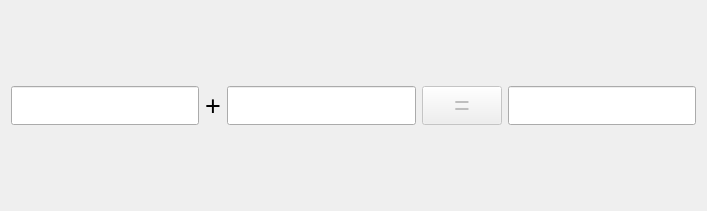
<?xml version="1.0" encoding="UTF-8"?>
<ui version="4.0">
 <class>CalculatorDialog</class>
 <widget class="QDialog" name="CalculatorDialog">
  <property name="geometry">
   <rect>
    <x>0</x>
    <y>0</y>
    <width>707</width>
    <height>211</height>
   </rect>
  </property>
  <property name="font">
   <font>
    <pointsize>20</pointsize>
   </font>
  </property>
  <property name="windowTitle">
   <string>计算器</string>
  </property>
  <layout class="QHBoxLayout" name="horizontalLayout">
   <item>
    <widget class="QLineEdit" name="m_editX">
     <property name="alignment">
      <set>Qt::AlignRight|Qt::AlignTrailing|Qt::AlignVCenter</set>
     </property>
    </widget>
   </item>
   <item>
    <widget class="QLabel" name="m_label">
     <property name="text">
      <string>+</string>
     </property>
    </widget>
   </item>
   <item>
    <widget class="QLineEdit" name="m_editY">
     <property name="alignment">
      <set>Qt::AlignRight|Qt::AlignTrailing|Qt::AlignVCenter</set>
     </property>
    </widget>
   </item>
   <item>
    <widget class="QPushButton" name="m_button">
     <property name="enabled">
      <bool>false</bool>
     </property>
     <property name="text">
      <string>=</string>
     </property>
    </widget>
   </item>
   <item>
    <widget class="QLineEdit" name="m_editZ">
     <property name="alignment">
      <set>Qt::AlignRight|Qt::AlignTrailing|Qt::AlignVCenter</set>
     </property>
     <property name="readOnly">
      <bool>true</bool>
     </property>
    </widget>
   </item>
  </layout>
 </widget>
 <resources/>
 <connections/>
</ui>
